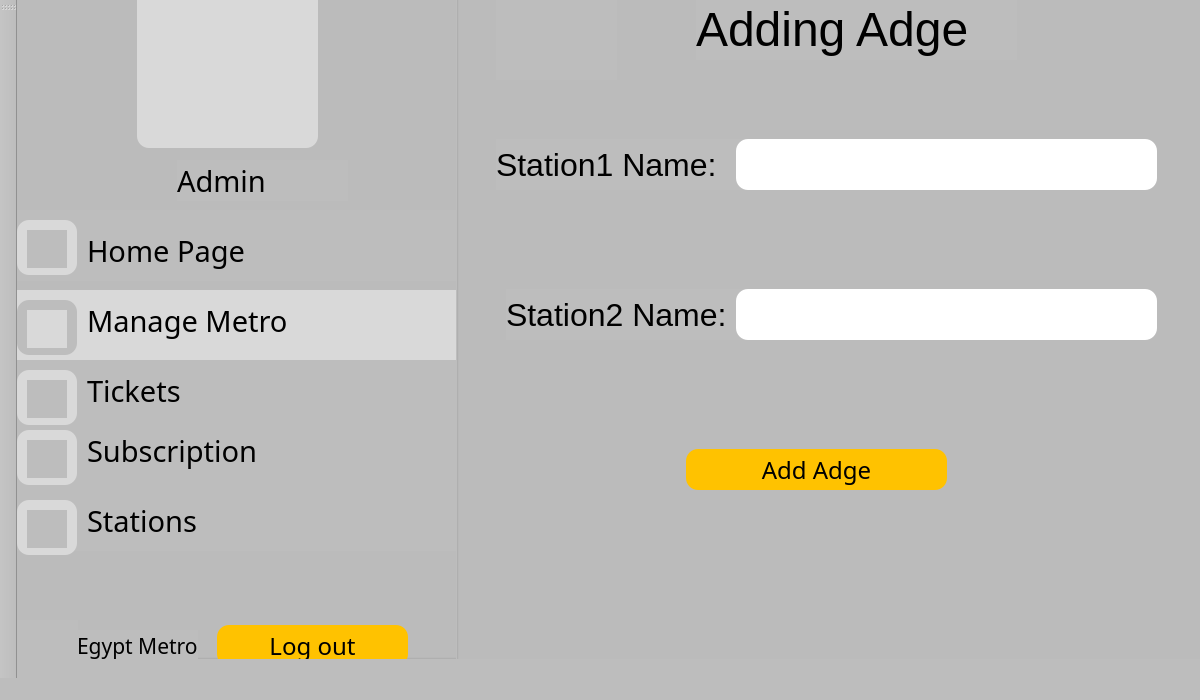
<?xml version="1.0" encoding="UTF-8"?>
<ui version="4.0">
 <class>AdminAddAdgeClass</class>
 <widget class="QMainWindow" name="AdminAddAdgeClass">
  <property name="geometry">
   <rect>
    <x>0</x>
    <y>0</y>
    <width>1200</width>
    <height>700</height>
   </rect>
  </property>
  <property name="windowTitle">
   <string>AdminAddAdge</string>
  </property>
  <property name="styleSheet">
   <string notr="true">background-color: #BDBDBD;</string>
  </property>
  <widget class="QWidget" name="centralWidget">
   <widget class="QGroupBox" name="groupBox">
    <property name="geometry">
     <rect>
      <x>-10</x>
      <y>-20</y>
      <width>1250</width>
      <height>679</height>
     </rect>
    </property>
    <property name="styleSheet">
     <string notr="true">background-color: #BDBDBD;</string>
    </property>
    <property name="title">
     <string/>
    </property>
    <widget class="QLabel" name="holder_2">
     <property name="geometry">
      <rect>
       <x>130</x>
       <y>7</y>
       <width>181</width>
       <height>161</height>
      </rect>
     </property>
     <property name="styleSheet">
      <string notr="true">background-color: #D9D9D9;
border-radius: 12;</string>
     </property>
     <property name="text">
      <string/>
     </property>
    </widget>
    <widget class="QLabel" name="homepic_2">
     <property name="geometry">
      <rect>
       <x>20</x>
       <y>250</y>
       <width>40</width>
       <height>38</height>
      </rect>
     </property>
     <property name="styleSheet">
      <string notr="true">background-color: #BDBDBD;</string>
     </property>
     <property name="text">
      <string/>
     </property>
    </widget>
    <widget class="QLabel" name="Metro_2">
     <property name="geometry">
      <rect>
       <x>10</x>
       <y>640</y>
       <width>61</width>
       <height>51</height>
      </rect>
     </property>
     <property name="text">
      <string/>
     </property>
    </widget>
    <widget class="QLabel" name="label_20">
     <property name="geometry">
      <rect>
       <x>70</x>
       <y>650</y>
       <width>121</width>
       <height>31</height>
      </rect>
     </property>
     <property name="font">
      <font>
       <family>BAXAUTRIAL</family>
       <pointsize>16</pointsize>
      </font>
     </property>
     <property name="text">
      <string>Egypt Metro</string>
     </property>
    </widget>
    <widget class="QPushButton" name="pushButton_11">
     <property name="geometry">
      <rect>
       <x>210</x>
       <y>645</y>
       <width>191</width>
       <height>41</height>
      </rect>
     </property>
     <property name="font">
      <font>
       <family>BAXAUTRIAL</family>
       <pointsize>18</pointsize>
      </font>
     </property>
     <property name="styleSheet">
      <string notr="true">background-color: #FFC200;
border-radius: 12;
color: black;</string>
     </property>
     <property name="text">
      <string>Log out</string>
     </property>
    </widget>
    <widget class="QLabel" name="username_2">
     <property name="geometry">
      <rect>
       <x>170</x>
       <y>180</y>
       <width>171</width>
       <height>41</height>
      </rect>
     </property>
     <property name="font">
      <font>
       <family>BAXAUTRIAL</family>
       <pointsize>22</pointsize>
      </font>
     </property>
     <property name="text">
      <string>Admin</string>
     </property>
    </widget>
    <widget class="QLabel" name="userpic_2">
     <property name="geometry">
      <rect>
       <x>160</x>
       <y>20</y>
       <width>6</width>
       <height>16</height>
      </rect>
     </property>
     <property name="styleSheet">
      <string notr="true">background-color: #D9D9D9;
border-radius: 12;</string>
     </property>
     <property name="text">
      <string/>
     </property>
    </widget>
    <widget class="QLabel" name="label_19">
     <property name="geometry">
      <rect>
       <x>80</x>
       <y>250</y>
       <width>171</width>
       <height>41</height>
      </rect>
     </property>
     <property name="font">
      <font>
       <family>BAXAUTRIAL</family>
       <pointsize>22</pointsize>
      </font>
     </property>
     <property name="styleSheet">
      <string notr="true">background-color: #BDBDBD;
border-radius: 1;</string>
     </property>
     <property name="text">
      <string>Home Page</string>
     </property>
    </widget>
    <widget class="QLabel" name="label_25">
     <property name="geometry">
      <rect>
       <x>80</x>
       <y>320</y>
       <width>221</width>
       <height>41</height>
      </rect>
     </property>
     <property name="font">
      <font>
       <family>BAXAUTRIAL</family>
       <pointsize>22</pointsize>
      </font>
     </property>
     <property name="styleSheet">
      <string notr="true">background-color: #D9D9D9;</string>
     </property>
     <property name="text">
      <string>Manage Metro</string>
     </property>
    </widget>
    <widget class="QLabel" name="label_27">
     <property name="geometry">
      <rect>
       <x>80</x>
       <y>450</y>
       <width>171</width>
       <height>41</height>
      </rect>
     </property>
     <property name="font">
      <font>
       <family>BAXAUTRIAL</family>
       <pointsize>22</pointsize>
      </font>
     </property>
     <property name="text">
      <string>Subscription</string>
     </property>
    </widget>
    <widget class="QPushButton" name="pushButton_21">
     <property name="geometry">
      <rect>
       <x>0</x>
       <y>310</y>
       <width>451</width>
       <height>71</height>
      </rect>
     </property>
     <property name="styleSheet">
      <string notr="true">background-color: #D9D9D9;
border-radius: 1;</string>
     </property>
     <property name="text">
      <string/>
     </property>
    </widget>
    <widget class="QPushButton" name="pushButton_22">
     <property name="geometry">
      <rect>
       <x>0</x>
       <y>380</y>
       <width>451</width>
       <height>71</height>
      </rect>
     </property>
     <property name="styleSheet">
      <string notr="true">background-color: #BDBDBD;
border-radius: 1;</string>
     </property>
     <property name="text">
      <string/>
     </property>
    </widget>
    <widget class="QPushButton" name="pushButton_23">
     <property name="geometry">
      <rect>
       <x>0</x>
       <y>440</y>
       <width>451</width>
       <height>71</height>
      </rect>
     </property>
     <property name="styleSheet">
      <string notr="true">background-color: #BDBDBD;
border-radius: 1;</string>
     </property>
     <property name="text">
      <string/>
     </property>
    </widget>
    <widget class="QPushButton" name="pushButton_10">
     <property name="geometry">
      <rect>
       <x>0</x>
       <y>230</y>
       <width>451</width>
       <height>71</height>
      </rect>
     </property>
     <property name="styleSheet">
      <string notr="true">background-color: #BDBDBD;
border-radius: 1;</string>
     </property>
     <property name="text">
      <string/>
     </property>
    </widget>
    <widget class="QPushButton" name="pushButton_25">
     <property name="geometry">
      <rect>
       <x>0</x>
       <y>500</y>
       <width>451</width>
       <height>71</height>
      </rect>
     </property>
     <property name="styleSheet">
      <string notr="true">background-color: #BDBDBD;
border-radius: 1;</string>
     </property>
     <property name="text">
      <string/>
     </property>
    </widget>
    <widget class="QLabel" name="label_29">
     <property name="geometry">
      <rect>
       <x>80</x>
       <y>520</y>
       <width>171</width>
       <height>41</height>
      </rect>
     </property>
     <property name="font">
      <font>
       <family>BAXAUTRIAL</family>
       <pointsize>22</pointsize>
      </font>
     </property>
     <property name="text">
      <string>Stations</string>
     </property>
    </widget>
    <widget class="QLabel" name="label_30">
     <property name="geometry">
      <rect>
       <x>80</x>
       <y>390</y>
       <width>171</width>
       <height>41</height>
      </rect>
     </property>
     <property name="font">
      <font>
       <family>BAXAUTRIAL</family>
       <pointsize>22</pointsize>
      </font>
     </property>
     <property name="text">
      <string>Tickets</string>
     </property>
    </widget>
    <widget class="QLabel" name="label_13">
     <property name="geometry">
      <rect>
       <x>10</x>
       <y>240</y>
       <width>60</width>
       <height>55</height>
      </rect>
     </property>
     <property name="styleSheet">
      <string notr="true">background-color: #D9D9D9;
border-radius: 12;</string>
     </property>
     <property name="text">
      <string/>
     </property>
    </widget>
    <widget class="QLabel" name="ManageMetro">
     <property name="geometry">
      <rect>
       <x>20</x>
       <y>330</y>
       <width>40</width>
       <height>38</height>
      </rect>
     </property>
     <property name="styleSheet">
      <string notr="true">background-color: #D9D9D9;</string>
     </property>
     <property name="text">
      <string/>
     </property>
    </widget>
    <widget class="QLabel" name="label_34">
     <property name="geometry">
      <rect>
       <x>10</x>
       <y>320</y>
       <width>60</width>
       <height>55</height>
      </rect>
     </property>
     <property name="styleSheet">
      <string notr="true">background-color: #BDBDBD;
border-radius: 12;</string>
     </property>
     <property name="text">
      <string/>
     </property>
    </widget>
    <widget class="QLabel" name="label_37">
     <property name="geometry">
      <rect>
       <x>10</x>
       <y>450</y>
       <width>60</width>
       <height>55</height>
      </rect>
     </property>
     <property name="styleSheet">
      <string notr="true">background-color: #D9D9D9;
border-radius: 12;</string>
     </property>
     <property name="text">
      <string/>
     </property>
    </widget>
    <widget class="QLabel" name="Subscribtion">
     <property name="geometry">
      <rect>
       <x>20</x>
       <y>460</y>
       <width>40</width>
       <height>38</height>
      </rect>
     </property>
     <property name="styleSheet">
      <string notr="true">background-color: #BDBDBD;</string>
     </property>
     <property name="text">
      <string/>
     </property>
    </widget>
    <widget class="QLabel" name="label_38">
     <property name="geometry">
      <rect>
       <x>10</x>
       <y>520</y>
       <width>60</width>
       <height>55</height>
      </rect>
     </property>
     <property name="styleSheet">
      <string notr="true">background-color: #D9D9D9;
border-radius: 12;</string>
     </property>
     <property name="text">
      <string/>
     </property>
    </widget>
    <widget class="QLabel" name="label_35">
     <property name="geometry">
      <rect>
       <x>10</x>
       <y>390</y>
       <width>60</width>
       <height>55</height>
      </rect>
     </property>
     <property name="styleSheet">
      <string notr="true">background-color: #D9D9D9;
border-radius: 12;</string>
     </property>
     <property name="text">
      <string/>
     </property>
    </widget>
    <widget class="QLabel" name="Station">
     <property name="geometry">
      <rect>
       <x>20</x>
       <y>530</y>
       <width>40</width>
       <height>38</height>
      </rect>
     </property>
     <property name="styleSheet">
      <string notr="true">background-color: #BDBDBD;</string>
     </property>
     <property name="text">
      <string/>
     </property>
    </widget>
    <widget class="QLabel" name="Ticket">
     <property name="geometry">
      <rect>
       <x>20</x>
       <y>400</y>
       <width>40</width>
       <height>38</height>
      </rect>
     </property>
     <property name="styleSheet">
      <string notr="true">background-color: #BDBDBD;</string>
     </property>
     <property name="text">
      <string/>
     </property>
    </widget>
    <widget class="QGroupBox" name="groupBox_2">
     <property name="geometry">
      <rect>
       <x>449</x>
       <y>-51</y>
       <width>801</width>
       <height>781</height>
      </rect>
     </property>
     <property name="title">
      <string>GroupBox</string>
     </property>
     <widget class="QLabel" name="label_43">
      <property name="geometry">
       <rect>
        <x>240</x>
        <y>70</y>
        <width>321</width>
        <height>61</height>
       </rect>
      </property>
      <property name="font">
       <font>
        <family>Arial</family>
        <pointsize>36</pointsize>
        <bold>false</bold>
       </font>
      </property>
      <property name="text">
       <string>Adding Adge</string>
      </property>
     </widget>
     <widget class="QLabel" name="label_44">
      <property name="geometry">
       <rect>
        <x>40</x>
        <y>210</y>
        <width>271</width>
        <height>51</height>
       </rect>
      </property>
      <property name="font">
       <font>
        <family>Arial</family>
        <pointsize>24</pointsize>
        <bold>false</bold>
       </font>
      </property>
      <property name="text">
       <string>Station1 Name:</string>
      </property>
     </widget>
     <widget class="QLabel" name="label_45">
      <property name="geometry">
       <rect>
        <x>50</x>
        <y>360</y>
        <width>271</width>
        <height>51</height>
       </rect>
      </property>
      <property name="font">
       <font>
        <family>Arial</family>
        <pointsize>24</pointsize>
        <bold>false</bold>
       </font>
      </property>
      <property name="text">
       <string>Station2 Name:</string>
      </property>
     </widget>
     <widget class="QLineEdit" name="name_19">
      <property name="geometry">
       <rect>
        <x>280</x>
        <y>210</y>
        <width>421</width>
        <height>51</height>
       </rect>
      </property>
      <property name="font">
       <font>
        <pointsize>18</pointsize>
       </font>
      </property>
      <property name="styleSheet">
       <string notr="true">background-color: white;
border-radius: 12;
color: black;</string>
      </property>
     </widget>
     <widget class="QLineEdit" name="name_21">
      <property name="geometry">
       <rect>
        <x>280</x>
        <y>360</y>
        <width>421</width>
        <height>51</height>
       </rect>
      </property>
      <property name="font">
       <font>
        <pointsize>18</pointsize>
       </font>
      </property>
      <property name="styleSheet">
       <string notr="true">background-color: white;
border-radius: 12;
color: black;</string>
      </property>
     </widget>
     <widget class="QPushButton" name="pushButton_15">
      <property name="geometry">
       <rect>
        <x>40</x>
        <y>70</y>
        <width>121</width>
        <height>81</height>
       </rect>
      </property>
      <property name="styleSheet">
       <string notr="true">background-color: #BDBDBD;
border-radius: 1;</string>
      </property>
      <property name="text">
       <string/>
      </property>
     </widget>
     <widget class="QLabel" name="homepic_3">
      <property name="geometry">
       <rect>
        <x>80</x>
        <y>100</y>
        <width>40</width>
        <height>38</height>
       </rect>
      </property>
      <property name="styleSheet">
       <string notr="true">background-color: #BDBDBD;</string>
      </property>
      <property name="text">
       <string/>
      </property>
     </widget>
     <widget class="QPushButton" name="pushButton_16">
      <property name="geometry">
       <rect>
        <x>230</x>
        <y>520</y>
        <width>261</width>
        <height>41</height>
       </rect>
      </property>
      <property name="font">
       <font>
        <family>BAXAUTRIAL</family>
        <pointsize>18</pointsize>
       </font>
      </property>
      <property name="styleSheet">
       <string notr="true">background-color: #FFC200;
border-radius: 12;
color: black;</string>
      </property>
      <property name="text">
       <string>Add Adge</string>
      </property>
     </widget>
    </widget>
    <zorder>pushButton_21</zorder>
    <zorder>label_34</zorder>
    <zorder>pushButton_10</zorder>
    <zorder>label_13</zorder>
    <zorder>pushButton_23</zorder>
    <zorder>pushButton_22</zorder>
    <zorder>holder_2</zorder>
    <zorder>homepic_2</zorder>
    <zorder>Metro_2</zorder>
    <zorder>label_20</zorder>
    <zorder>pushButton_11</zorder>
    <zorder>username_2</zorder>
    <zorder>userpic_2</zorder>
    <zorder>label_19</zorder>
    <zorder>label_25</zorder>
    <zorder>label_27</zorder>
    <zorder>pushButton_25</zorder>
    <zorder>label_29</zorder>
    <zorder>label_30</zorder>
    <zorder>ManageMetro</zorder>
    <zorder>label_37</zorder>
    <zorder>Subscribtion</zorder>
    <zorder>label_38</zorder>
    <zorder>label_35</zorder>
    <zorder>Station</zorder>
    <zorder>Ticket</zorder>
    <zorder>groupBox_2</zorder>
   </widget>
  </widget>
  <widget class="QMenuBar" name="menuBar">
   <property name="geometry">
    <rect>
     <x>0</x>
     <y>0</y>
     <width>1200</width>
     <height>22</height>
    </rect>
   </property>
  </widget>
  <widget class="QToolBar" name="mainToolBar">
   <attribute name="toolBarArea">
    <enum>LeftToolBarArea</enum>
   </attribute>
   <attribute name="toolBarBreak">
    <bool>false</bool>
   </attribute>
  </widget>
  <widget class="QStatusBar" name="statusBar"/>
 </widget>
 <layoutdefault spacing="6" margin="11"/>
 <resources/>
 <connections/>
</ui>
